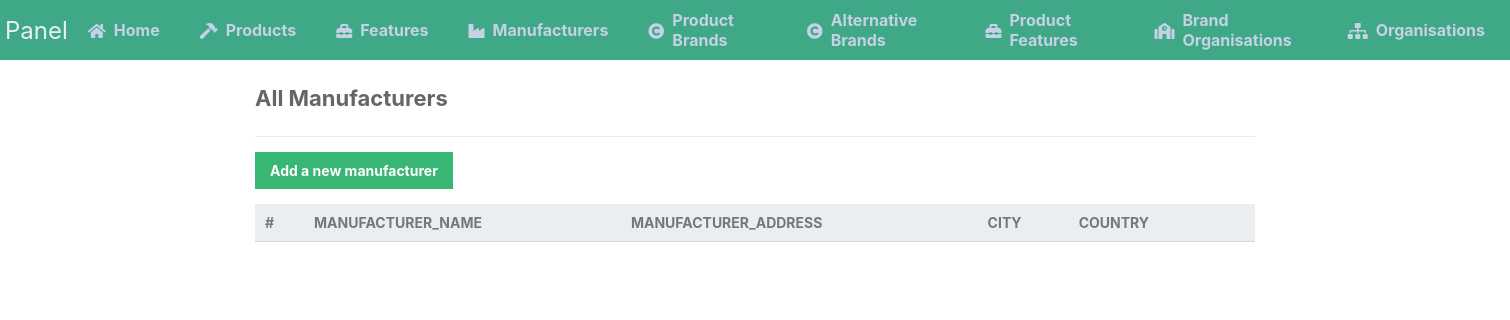
Page /read_manufacturers.php on the earlier database version.
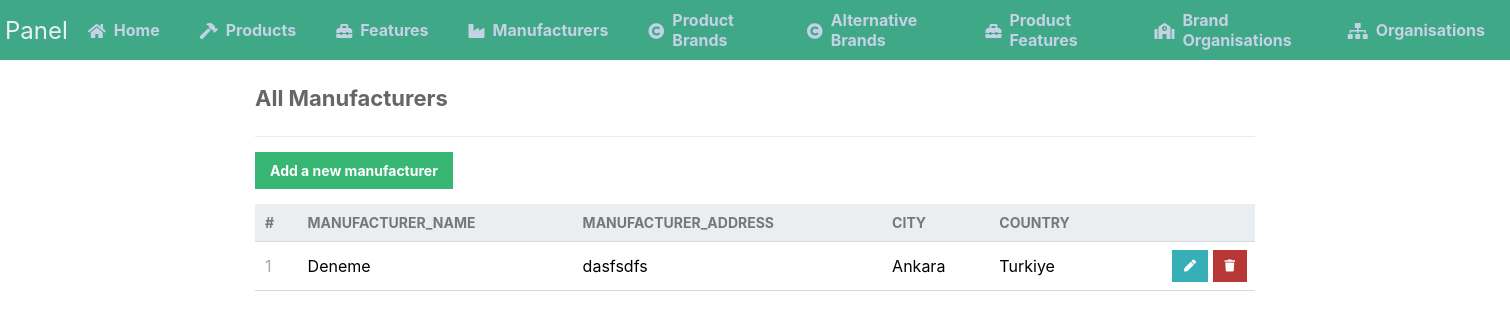
Same page on the later database version.
### tables this page shows
CREATE TABLE `manufacturers` (
  `MANUFACTURER_ID` int(11) NOT NULL,
  `MANUFACTURER_NAME` varchar(200) NOT NULL,
  `MANUFACTURER_ADDRESS` varchar(200) NOT NULL,
  `CITY` int(11) NOT NULL,
  `COUNTRY` char(3) NOT NULL
);

CREATE TABLE `country_city` (
  `CITY_ID` int(11) NOT NULL,
  `CITY_NAME` varchar(100) NOT NULL,
  `COUNTRY_CODE` char(3) NOT NULL
);

CREATE TABLE `country` (
  `COUNTRY_CODE` char(3) NOT NULL,
  `Country_Name` varchar(50) NOT NULL
);

### read_manufacturers.php (the view)
<?php
include 'functions.php';
$pdo = pdo_connect_mysql();
$stmt = $pdo->prepare('SELECT * FROM MANUFACTURERS ORDER BY MANUFACTURER_ID');
$stmt->execute();
$product = $stmt->fetchAll(PDO::FETCH_ASSOC);
?>
<?= template_header('Read') ?>
<div class="content read">
	<h2>All Manufacturers</h2>
	<a href="create_manufacturers.php" class="add-product">Add a new manufacturer</a>
	<table>
        <thead>
            <tr>
                <td>#</td>
                <td>MANUFACTURER_NAME</td>
                <td>MANUFACTURER_ADDRESS</td>
                <td>CITY</td>
                <td>COUNTRY</td>
                <td></td>
            </tr>
        </thead>
        <tbody>
            <?php foreach ($product as $element): ?>
            <tr>
                <td><?= $element['MANUFACTURER_ID'] ?></td>
                <td><?= $element['MANUFACTURER_NAME'] ?></td>
                <td><?= $element['MANUFACTURER_ADDRESS'] ?></td>
				<?php
					$stmt = $pdo->prepare('SELECT CITY_NAME FROM COUNTRY_CITY  WHERE CITY_ID = ?');
                	$stmt->execute([$element['CITY']]);
                	$temp = $stmt->fetch();
				?>
                <td><?=$temp['CITY_NAME']?></td>
				<?php
					$stmt = $pdo->prepare('SELECT COUNTRY_NAME FROM COUNTRY  WHERE COUNTRY_CODE = ?');
					$stmt->execute([$element['COUNTRY']]);
					$temp = $stmt->fetch();
				?>
                <td><?= $temp['COUNTRY_NAME'] ?></td>
                <td class="actions">
                    <a href="update_manufacturers.php?MANUFACTURER_ID=<?= $element[
                        'MANUFACTURER_ID'
                    ] ?>" class="edit"><i class="fas fa-pen fa-xs"></i></a>
                    <a href="delete_manufacturers.php?MANUFACTURER_ID=<?= $element[
                        'MANUFACTURER_ID'
                    ] ?>" class="trash"><i class="fas fa-trash fa-xs"></i></a>
                </td>
            </tr>
            <?php endforeach; ?>
        </tbody>
    </table>
</div>
<?= template_footer()
?>

Differences in the rows shown:
added manufacturers: MANUFACTURER_ID "1", MANUFACTURER_NAME "Deneme", MANUFACTURER_ADDRESS "dasfsdfs", CITY.CITY_NAME "Ankara", COUNTRY.Country_Name "Turkiye"
